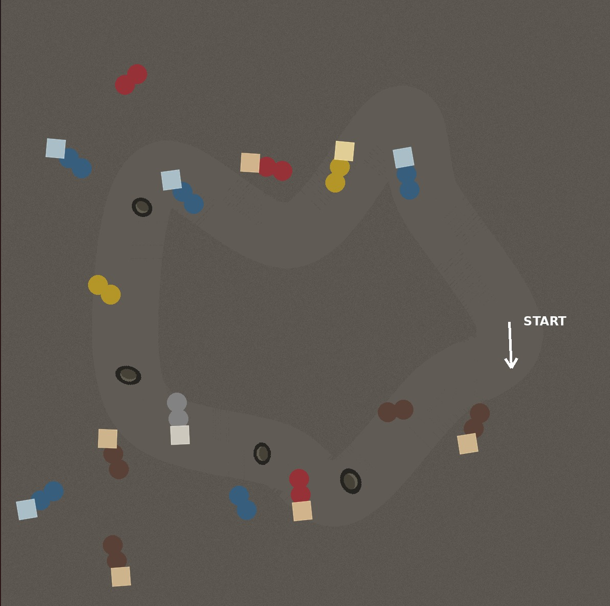
#> input picture task4/input/file1.png, 610 x 606 px
$ python -i path_planning.py   (imports and definitions only)
#> lines starting #> are read from the running program, lines starting #| are printed output that depends on the picture; after the words box and inside, x2 and y2 are one past the last pixel; in counts of white or black regions, pixels touching at a corner belong together
import cv2
import numpy as np
import os
import heapq
import math


# ============================================================
# SETTINGS
# ============================================================

OBSTACLE_MARGIN = 14
POTHOLE_MARGIN = 12
GRID_STEP = 5


# ============================================================
# ROAD DETECTION
# ============================================================

def detect_road(image):
    """
    Detect the grey road area from the aerial image.
    The road is slightly brighter than the surrounding background.
    """

    gray = cv2.cvtColor(image, cv2.COLOR_BGR2GRAY)
    hsv = cv2.cvtColor(image, cv2.COLOR_BGR2HSV)

    h, w = gray.shape

    # Estimate background brightness from image borders
    border_pixels = np.concatenate([
        gray[:20, :].ravel(),
        gray[-20:, :].ravel(),
        gray[:, :20].ravel(),
        gray[:, -20:].ravel()
    ])

    background_value = float(np.median(border_pixels))

    # Road is generally brighter than the background
    threshold_value = background_value + 3

    road_mask = np.zeros_like(gray)

    road_mask[gray > threshold_value] = 255

    # Road has low saturation because it is grey
    road_mask[hsv[:, :, 1] < 55] = np.minimum(
        road_mask[hsv[:, :, 1] < 55], 255
    )

    # Morphological cleanup
    kernel1 = cv2.getStructuringElement(
        cv2.MORPH_ELLIPSE, (11, 11)
    )

    kernel2 = cv2.getStructuringElement(
        cv2.MORPH_ELLIPSE, (21, 21)
    )

    road_mask = cv2.morphologyEx(
        road_mask,
        cv2.MORPH_CLOSE,
        kernel2
    )

    road_mask = cv2.morphologyEx(
        road_mask,
        cv2.MORPH_OPEN,
        kernel1
    )

    # Keep large connected road regions
    num_labels, labels, stats, _ = cv2.connectedComponentsWithStats(
        road_mask,
        8
    )

    clean_mask = np.zeros_like(road_mask)

    if num_labels > 1:
        areas = stats[1:, cv2.CC_STAT_AREA]

        # Keep largest components
        order = np.argsort(areas)[::-1]

        for idx in order[:3]:
            label = idx + 1

            if stats[label, cv2.CC_STAT_AREA] > 5000:
                clean_mask[labels == label] = 255

    # Fill holes inside road
    contours, _ = cv2.findContours(
        clean_mask,
        cv2.RETR_EXTERNAL,
        cv2.CHAIN_APPROX_SIMPLE
    )

    filled = np.zeros_like(clean_mask)

    for contour in contours:
        if cv2.contourArea(contour) > 3000:
            cv2.drawContours(
                filled,
                [contour],
                -1,
                255,
                -1
            )

    return filled


# ============================================================
# OBSTACLE DETECTION
# ============================================================

def detect_obstacles(image, road_mask):

    hsv = cv2.cvtColor(image, cv2.COLOR_BGR2HSV)

    masks = []

    # Yellow / brown / orange objects
    masks.append(
        cv2.inRange(
            hsv,
            np.array([8, 45, 40]),
            np.array([40, 255, 255])
        )
    )

    # Blue objects
    masks.append(
        cv2.inRange(
            hsv,
            np.array([90, 50, 30]),
            np.array([135, 255, 255])
        )
    )

    # Red objects
    masks.append(
        cv2.inRange(
            hsv,
            np.array([0, 60, 30]),
            np.array([10, 255, 255])
        )
    )

    masks.append(
        cv2.inRange(
            hsv,
            np.array([170, 60, 30]),
            np.array([180, 255, 255])
        )
    )

    # Green objects
    masks.append(
        cv2.inRange(
            hsv,
            np.array([35, 40, 30]),
            np.array([90, 255, 255])
        )
    )

    combined = np.zeros_like(masks[0])

    for mask in masks:
        combined = cv2.bitwise_or(
            combined,
            mask
        )

    # Only objects lying on the road
    combined = cv2.bitwise_and(
        combined,
        road_mask
    )

    kernel = cv2.getStructuringElement(
        cv2.MORPH_ELLIPSE,
        (5, 5)
    )

    combined = cv2.morphologyEx(
        combined,
        cv2.MORPH_CLOSE,
        kernel
    )

    combined = cv2.morphologyEx(
        combined,
        cv2.MORPH_OPEN,
        kernel
    )

    contours, _ = cv2.findContours(
        combined,
        cv2.RETR_EXTERNAL,
        cv2.CHAIN_APPROX_SIMPLE
    )

    obstacle_mask = np.zeros_like(combined)
    obstacle_boxes = []

    for contour in contours:

        area = cv2.contourArea(contour)

        if area < 30:
            continue

        x, y, w, h = cv2.boundingRect(contour)

        if w > image.shape[1] * 0.4:
            continue

        if h > image.shape[0] * 0.4:
            continue

        obstacle_boxes.append((x, y, w, h))

        cv2.drawContours(
            obstacle_mask,
            [contour],
            -1,
            255,
            -1
        )

    return obstacle_mask, obstacle_boxes


# ============================================================
# POTHOLE DETECTION
# ============================================================

def detect_potholes(image, road_mask):

    gray = cv2.cvtColor(
        image,
        cv2.COLOR_BGR2GRAY
    )

    # Dark regions
    dark_mask = cv2.inRange(
        gray,
        20,
        75
    )

    # Keep only road area
    dark_mask = cv2.bitwise_and(
        dark_mask,
        road_mask
    )

    kernel = cv2.getStructuringElement(
        cv2.MORPH_ELLIPSE,
        (5, 5)
    )

    dark_mask = cv2.morphologyEx(
        dark_mask,
        cv2.MORPH_OPEN,
        kernel
    )

    dark_mask = cv2.morphologyEx(
        dark_mask,
        cv2.MORPH_CLOSE,
        kernel
    )

    contours, _ = cv2.findContours(
        dark_mask,
        cv2.RETR_EXTERNAL,
        cv2.CHAIN_APPROX_SIMPLE
    )

    pothole_mask = np.zeros_like(dark_mask)
    pothole_boxes = []

    for contour in contours:

        area = cv2.contourArea(contour)

        if area < 20 or area > 5000:
            continue

        x, y, w, h = cv2.boundingRect(contour)

        if w > image.shape[1] * 0.25:
            continue

        if h > image.shape[0] * 0.25:
            continue

        pothole_boxes.append(
            (x, y, w, h)
        )

        cv2.drawContours(
            pothole_mask,
            [contour],
            -1,
            255,
            -1
        )

    return pothole_mask, pothole_boxes


# ============================================================
# FIND START POINT
# ============================================================

def find_start(image, road_mask):

    gray = cv2.cvtColor(
        image,
        cv2.COLOR_BGR2GRAY
    )

    hsv = cv2.cvtColor(
        image,
        cv2.COLOR_BGR2HSV
    )

    # Bright / white pixels
    white_mask = cv2.inRange(
        hsv,
        np.array([0, 0, 150]),
        np.array([180, 100, 255])
    )

    # Connected components
    num, labels, stats, centers = cv2.connectedComponentsWithStats(
        white_mask,
        8
    )

    candidates = []

    h, w = gray.shape

    for i in range(1, num):

        x = stats[i, cv2.CC_STAT_LEFT]
        y = stats[i, cv2.CC_STAT_TOP]
        ww = stats[i, cv2.CC_STAT_WIDTH]
        hh = stats[i, cv2.CC_STAT_HEIGHT]
        area = stats[i, cv2.CC_STAT_AREA]

        if area < 15 or area > 1000:
            continue

        # Arrow-like components are usually elongated
        ratio = max(ww, hh) / max(1, min(ww, hh))

        if ratio < 1.4:
            continue

        cx = int(centers[i][0])
        cy = int(centers[i][1])

        # Must be near road
        if road_mask[
            max(0, cy - 5):min(h, cy + 6),
            max(0, cx - 5):min(w, cx + 6)
        ].mean() < 100:
            continue

        candidates.append(
            (cx, cy, area, ratio)
        )

    if candidates:

        # Select elongated component nearest road center
        best = max(
            candidates,
            key=lambda p: p[3] * min(p[2], 200)
        )

        return best[0], best[1]

    # Fallback:
    # choose a road point near lower half of image
    ys, xs = np.where(road_mask > 0)

    if len(xs) == 0:
        return w // 2, h // 2

    target_y = int(h * 0.65)

    idx = np.argmin(
        np.abs(ys - target_y)
    )

    return int(xs[idx]), int(ys[idx])


# ============================================================
# CREATE SAFE MASK
# ============================================================

def create_safe_mask(
    road_mask,
    obstacle_mask,
    pothole_mask
):

    unsafe = cv2.bitwise_or(
        obstacle_mask,
        pothole_mask
    )

    # Inflate unsafe regions for safety
    kernel_obs = cv2.getStructuringElement(
        cv2.MORPH_ELLIPSE,
        (OBSTACLE_MARGIN * 2 + 1,
         OBSTACLE_MARGIN * 2 + 1)
    )

    unsafe = cv2.dilate(
        unsafe,
        kernel_obs
    )

    safe_mask = road_mask.copy()

    safe_mask[unsafe > 0] = 0

    # Small erosion makes path stay away from road boundary
    boundary_kernel = cv2.getStructuringElement(
        cv2.MORPH_ELLIPSE,
        (9, 9)
    )

    safe_mask = cv2.erode(
        safe_mask,
        boundary_kernel
    )

    return safe_mask


# ============================================================
# A* PATH PLANNING
# ============================================================

def heuristic(a, b):

    return math.sqrt(
        (a[0] - b[0]) ** 2 +
        (a[1] - b[1]) ** 2
    )


def astar(
    safe_mask,
    start,
    goal
):

    h, w = safe_mask.shape

    sx, sy = start
    gx, gy = goal

    if not (
        0 <= sx < w and
        0 <= sy < h
    ):
        return []

    if not (
        0 <= gx < w and
        0 <= gy < h
    ):
        return []

    if safe_mask[sy, sx] == 0:
        return []

    if safe_mask[gy, gx] == 0:
        return []

    # 8-connected movement
    moves = [
        (-1, -1, math.sqrt(2)),
        (0, -1, 1),
        (1, -1, math.sqrt(2)),
        (-1, 0, 1),
        (1, 0, 1),
        (-1, 1, math.sqrt(2)),
        (0, 1, 1),
        (1, 1, math.sqrt(2))
    ]

    open_set = []

    heapq.heappush(
        open_set,
        (0, (sx, sy))
    )

    came_from = {}

    g_score = {
        (sx, sy): 0
    }

    visited = set()

    while open_set:

        _, current = heapq.heappop(
            open_set
        )

        if current in visited:
            continue

        visited.add(current)

        if current == (gx, gy):

            path = []

            node = current

            while node in came_from:

                path.append(node)
                node = came_from[node]

            path.append((sx, sy))

            path.reverse()

            return path

        cx, cy = current

        for dx, dy, cost in moves:

            nx = cx + dx
            ny = cy + dy

            if nx < 0 or nx >= w:
                continue

            if ny < 0 or ny >= h:
                continue

            if safe_mask[ny, nx] == 0:
                continue

            neighbour = (nx, ny)

            tentative_g = (
                g_score[current] + cost
            )

            if tentative_g < g_score.get(
                neighbour,
                float("inf")
            ):

                came_from[neighbour] = current

                g_score[neighbour] = tentative_g

                f = (
                    tentative_g +
                    heuristic(
                        neighbour,
                        (gx, gy)
                    )
                )

                heapq.heappush(
                    open_set,
                    (f, neighbour)
                )

    return []


# ============================================================
# FIND A LOOP
# ============================================================

def create_loop_path(
    safe_mask,
    start
):

    h, w = safe_mask.shape

    sx, sy = start

    # Find points around road boundary at different angles
    # around the start point.

    road_points = []

    ys, xs = np.where(
        safe_mask > 0
    )

    if len(xs) == 0:
        return []

    # Use farthest safe points as checkpoints
    distances = (
        (xs - sx) ** 2 +
        (ys - sy) ** 2
    )

    # Select several points distributed around the road
    order = np.argsort(distances)[::-1]

    selected = []

    for idx in order:

        point = (
            int(xs[idx]),
            int(ys[idx])
        )

        if all(
            heuristic(point, p) > 80
            for p in selected
        ):

            selected.append(point)

        if len(selected) >= 8:
            break

    if len(selected) < 2:
        return []

    # Sort checkpoints by angle around approximate road centre
    cx = np.mean(xs)
    cy = np.mean(ys)

    selected.sort(
        key=lambda p: math.atan2(
            p[1] - cy,
            p[0] - cx
        )
    )

    # Find closest checkpoint to start
    start_index = min(
        range(len(selected)),
        key=lambda i: heuristic(
            selected[i],
            start
        )
    )

    selected = (
        selected[start_index:] +
        selected[:start_index]
    )

    full_path = []

    current = start

    # Connect checkpoints using A*
    for checkpoint in selected:

        segment = astar(
            safe_mask,
            current,
            checkpoint
        )

        if not segment:
            continue

        if full_path:
            full_path.extend(
                segment[1:]
            )
        else:
            full_path.extend(
                segment
            )

        current = checkpoint

    # Finally return to start
    segment = astar(
        safe_mask,
        current,
        start
    )

    if segment:

        if full_path:
            full_path.extend(
                segment[1:]
            )
        else:
            full_path.extend(
                segment
            )

    return full_path


# ============================================================
# SMOOTH PATH
# ============================================================

# [23 lines left out: function smooth_path, not called in this run]


# ============================================================
# PROCESS ONE IMAGE
# ============================================================

def process_image(
    image_path,
    output_path
):

#> called with image_path = 'input/file1.png', output_path = 'out.png'
    print(
        "\nProcessing:",
        os.path.basename(image_path)
    )

    image = cv2.imread(
        image_path
    )
#> image is the input picture: shape (606, 610, 3); mean B, G, R 81.9, 88, 93.4

    if image is None:

        print(
            "ERROR: Image could not be read."
        )

        return False

    original = image.copy()

    # --------------------------------------------------------
    # ROAD
    # --------------------------------------------------------

    road_mask = detect_road(
        image
    )
#> in detect_road, `gray = cv2.cvtColor(image, cv2.COLOR_BGR2GRAY)`:
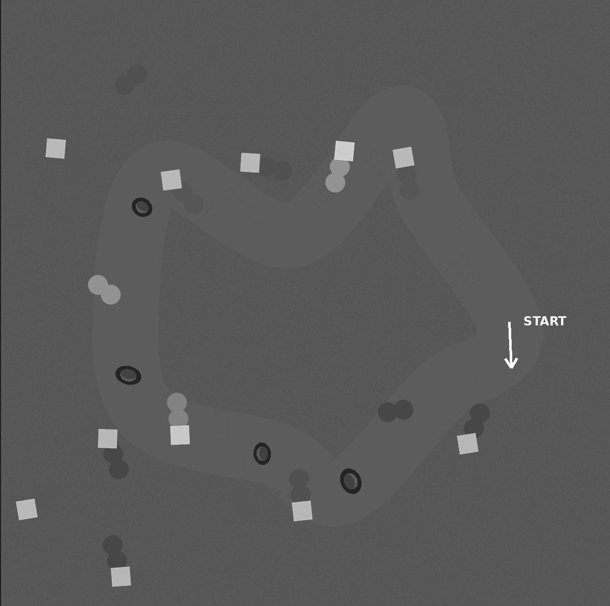
#> gray: shape (606, 610); min 32, max 255, mean 89.1
#> in detect_road, `background_value = float(np.median(border_pixels))`: background_value = 87
#> in detect_road, `threshold_value = background_value + 3`: threshold_value = 90
#> in detect_road, `road_mask[hsv[:, :, 1] < 55] = np.minimum( road_mask[hsv[:, :, 1] < 55..`:
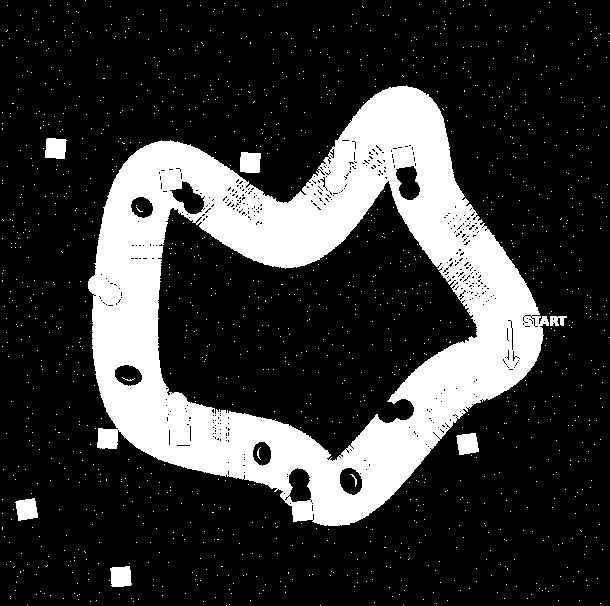
#> road_mask: shape (606, 610); 21.7% white; 1304 white regions (1296 under 20 px), largest, box (x1, y1, x2, y2) and area: (88, 85, 549, 526) 76851, (240, 152, 261, 173) 403, (45, 138, 67, 159) 401
#> in detect_road, `num_labels, labels, stats, _ = cv2.connectedComponentsWithStats( road_..`:
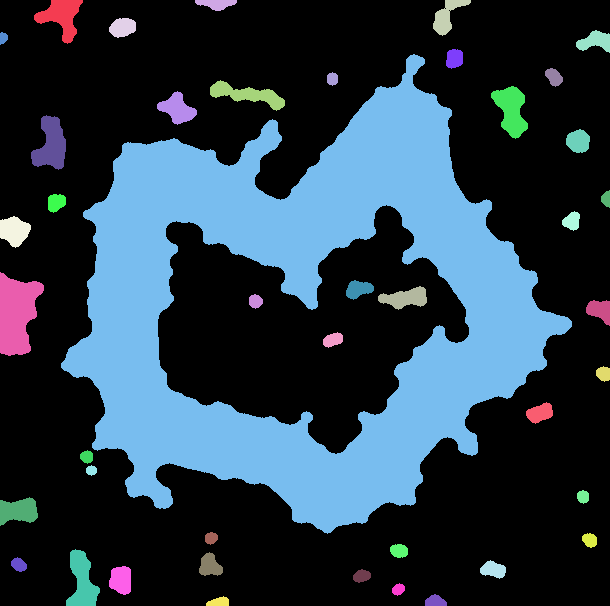
#> labels: shape (606, 610) int32; 44 distinct labels, from 0 to 43; one colour per label, 0 black
#> in detect_road, `num_labels, labels, stats, _ = cv2.connectedComponentsWithStats( road_..`: num_labels = 44; stats = 44 rows, first 6: [0, 0, 610, 606, 251798], [34, 0, 49, 44, 1048], [195, 0, 42, 11, 301], [433, 0, 38, 36, 576], [109, 18, 27, 20, 411], [576, 30, 34, 23, 466]
#> in detect_road, `areas = stats[1:, cv2.CC_STAT_AREA]`: areas = 43 values, max 98818 at index 7, min 78 at index 5, mean 2741
#> in detect_road, `order = np.argsort(areas)[::-1]`: order = 43 values, max 42 at index 32, min 0 at index 5, mean 21
#> the loop in detect_road, `for idx in order[:3]:` made 3 passes
#> (idx, label) on passes 1 to 3: (7, 8), (19, 20), (13, 14)
#> after the loop in detect_road, `for idx in order[:3]:`:
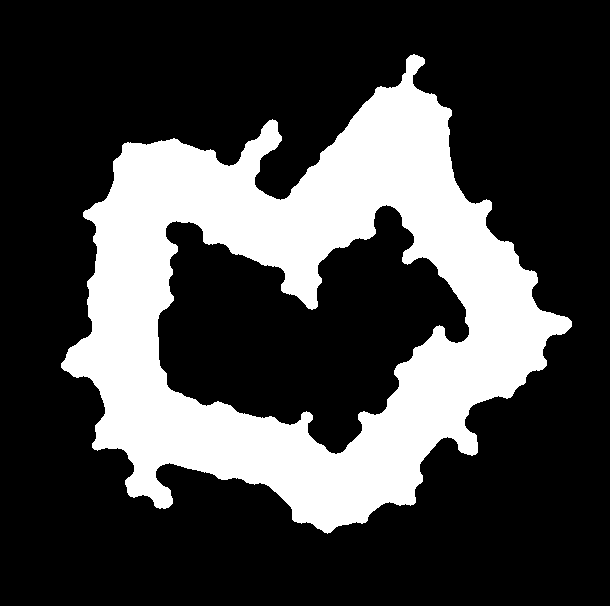
#> clean_mask: shape (606, 610); 26.7% white; 1 white region
#> in detect_road, `contours, _ = cv2.findContours( clean_mask, cv2.RETR_EXTERNAL, cv2.CHA..`: contours = 1 contour; box (x1, y1, x2, y2) and area: (61, 54, 572, 534) 141574
#> the loop in detect_road, `for contour in contours:` made 1 pass
#> after the loop in detect_road, `for contour in contours:`:
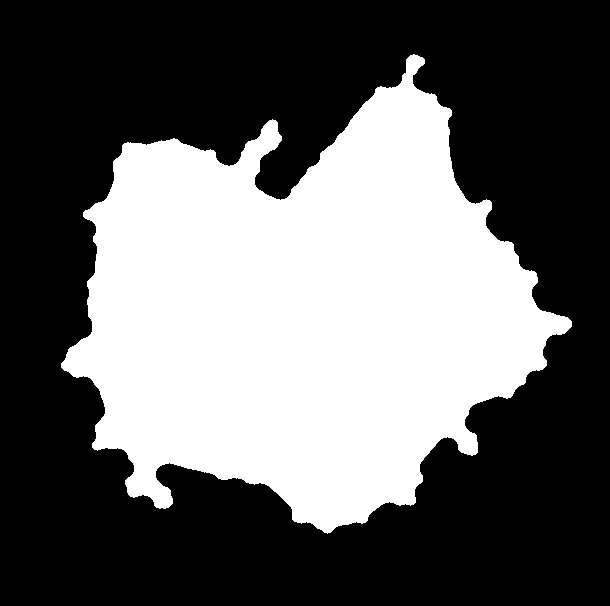
#> filled: shape (606, 610); 38.6% white; 1 white region, box (x1, y1, x2, y2) and area: (61, 54, 572, 534) 142516

    road_area = cv2.countNonZero(
        road_mask
    )
#> road_area = 142516

    if road_area < 5000:

        print(
            "Road detection failed."
        )

        # Fallback using grayscale threshold
        gray = cv2.cvtColor(
            image,
            cv2.COLOR_BGR2GRAY
        )

        _, road_mask = cv2.threshold(
            gray,
            int(np.median(gray)),
            255,
            cv2.THRESH_BINARY
        )

    # --------------------------------------------------------
    # OBSTACLES
    # --------------------------------------------------------

    obstacle_mask, obstacle_boxes = detect_obstacles(
        image,
        road_mask
    )
#> the loop in detect_obstacles, `for mask in masks:` made 5 passes
#> in detect_obstacles, `combined = cv2.bitwise_and( combined, road_mask )`:
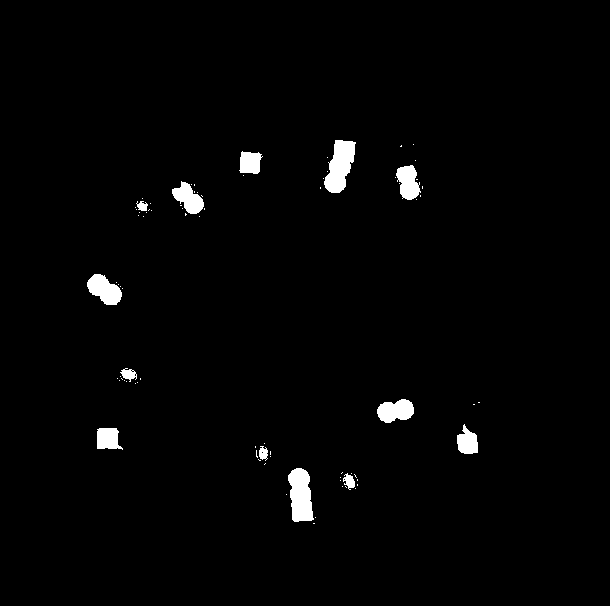
#> combined: shape (606, 610); 1.7% white; 82 white regions (69 under 20 px), largest, box (x1, y1, x2, y2) and area: (324, 140, 356, 193) 1066, (288, 468, 314, 522) 1041, (87, 274, 122, 305) 691
#> in detect_obstacles, `kernel = cv2.getStructuringElement( cv2.MORPH_ELLIPSE, (5, 5) )`: kernel = [[0, 0, 1, 0, 0], [1, 1, 1, 1, 1], [1, 1, 1, 1, 1], [1, 1, 1, 1, 1], [0, 0, 1, 0, 0]]
#> in detect_obstacles, `combined = cv2.morphologyEx( combined, cv2.MORPH_CLOSE, kernel )`:
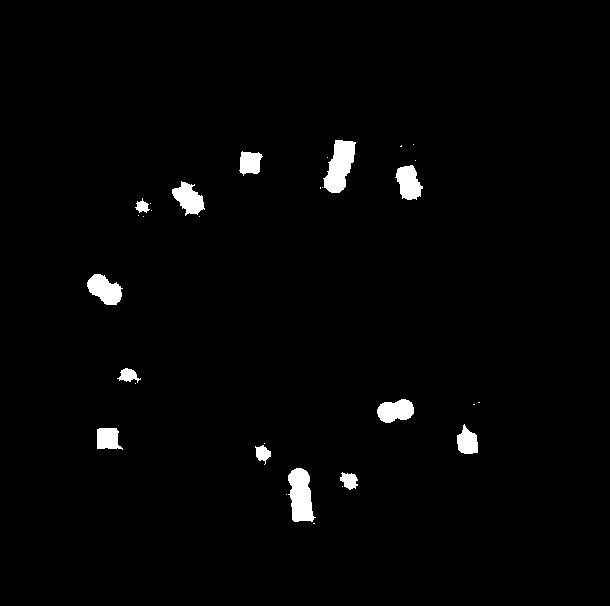
#> combined: shape (606, 610); 1.9% white; 31 white regions (18 under 20 px), largest, box (x1, y1, x2, y2) and area: (323, 140, 356, 193) 1084, (288, 468, 316, 522) 1051, (87, 274, 123, 305) 713
#> in detect_obstacles, `contours, _ = cv2.findContours( combined, cv2.RETR_EXTERNAL, cv2.CHAIN..`: contours = 13 contours; largest, box (x1, y1, x2, y2) and area: (324, 140, 355, 193) 1008, (288, 468, 314, 522) 976, (87, 274, 122, 305) 656, (377, 399, 414, 423) 606, (396, 165, 423, 200) 598
#> (the rest of the program and of its run is left out)
